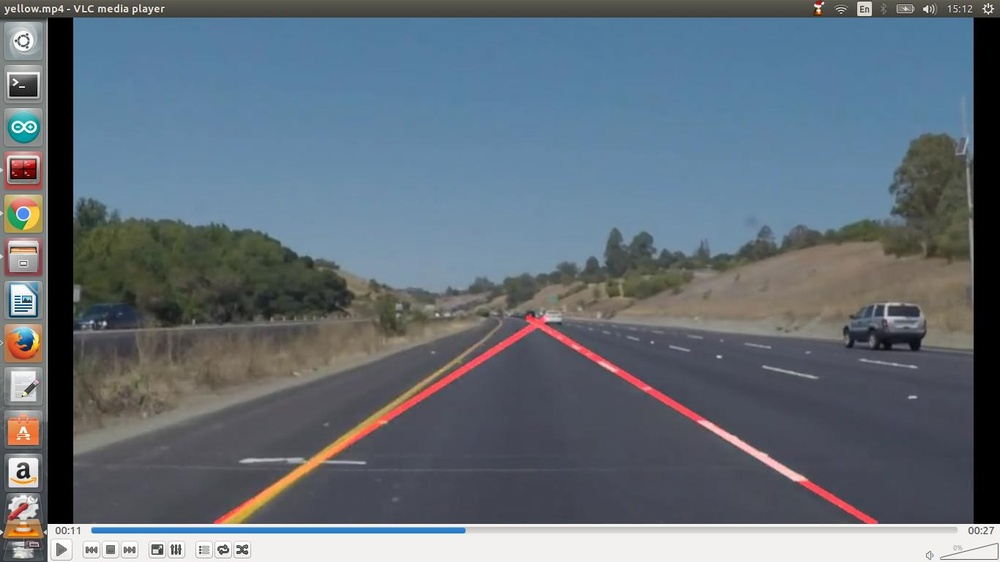
#> input picture test_images/f1.jpg, 1000 x 562 px, shrunk from 1366 x 768 before the run, given in place of solidWhiteRight.jpg, which was not available
$ jupyter execute --allow-errors P1.ipynb   (shell and % lines are left out)   (text cells are left out)
#> lines starting #> are read from the running program, lines starting #| are printed output that depends on the picture; after the words box and inside, x2 and y2 are one past the last pixel; in counts of white or black regions, pixels touching at a corner belong together; pictures that were not available may be replaced by others from this repository, and a replacement may not be noted
[cell 1]
#importing some useful packages
import matplotlib.pyplot as plt
import matplotlib.image as mpimg
import numpy as np
import cv2

[cell 2]
#reading in an image
image = mpimg.imread('test_images/solidWhiteRight.jpg')
#> image is the input picture: shape (562, 1000, 3); mean R, G, B 99.4, 110.8, 121.3
#printing out some stats and plotting
print('This image is:', type(image), 'with dimesions:', image.shape)
#| This image is: <class 'numpy.ndarray'> with dimesions: (562, 1000, 3)
plt.imshow(image)  # if you wanted to show a single color channel image called 'gray', for example, call as plt.imshow(gray, cmap='gray')

[cell 3]
import math

def grayscale(img):
    """Applies the Grayscale transform
    This will return an image with only one color channel
    but NOTE: to see the returned image as grayscale
    (assuming your grayscaled image is called 'gray')
    you should call plt.imshow(gray, cmap='gray')"""
    return cv2.cvtColor(img, cv2.COLOR_RGB2GRAY)
    # Or use BGR2GRAY if you read an image with cv2.imread()
    # return cv2.cvtColor(img, cv2.COLOR_BGR2GRAY)

def canny(img, low_threshold, high_threshold):
    """Applies the Canny transform"""
    return cv2.Canny(img, low_threshold, high_threshold)

def gaussian_blur(img, kernel_size):
    """Applies a Gaussian Noise kernel"""
    return cv2.GaussianBlur(img, (kernel_size, kernel_size), 0)

def region_of_interest(img, vertices):
    """
    Applies an image mask.

    Only keeps the region of the image defined by the polygon
    formed from `vertices`. The rest of the image is set to black.
    """
    #defining a blank mask to start with
    mask = np.zeros_like(img)

    #defining a 3 channel or 1 channel color to fill the mask with depending on the input image
    if len(img.shape) > 2:
        channel_count = img.shape[2]  # i.e. 3 or 4 depending on your image
        ignore_mask_color = (255,) * channel_count
    else:
        ignore_mask_color = 255

    #filling pixels inside the polygon defined by "vertices" with the fill color
    cv2.fillPoly(mask, vertices, ignore_mask_color)

    #returning the image only where mask pixels are nonzero
    masked_image = cv2.bitwise_and(img, mask)
    return masked_image


def draw_lines(img, lines, color=[255, 0, 0], thickness=5):
    """
    NOTE: this is the function you might want to use as a starting point once you want to
    average/extrapolate the line segments you detect to map out the full
    extent of the lane (going from the result shown in raw-lines-example.mp4
    to that shown in P1_example.mp4).

    Think about things like separating line segments by their
    slope ((y2-y1)/(x2-x1)) to decide which segments are part of the left
    line vs. the right line.  Then, you can average the position of each of
    the lines and extrapolate to the top and bottom of the lane.

    This function draws `lines` with `color` and `thickness`.
    Lines are drawn on the image inplace (mutates the image).
    If you want to make the lines semi-transparent, think about combining
    this function with the weighted_img() function below
    """

    right_lines_t_x=list()
    right_lines_b_x=list()

    left_lines_t_x=list()
    left_lines_b_x=list()

    right_lines_t_y=list()
    right_lines_b_y=list()

    left_lines_t_y=list()
    left_lines_b_y=list()


    for line in lines:
        for x1, y1, x2, y2 in line:

            if x1<(img.shape[1]/2):
                left_lines_t_x.append(x1)
                left_lines_b_x.append(x2)
                left_lines_t_y.append(y1)
                left_lines_b_y.append(y2)
            else:
                right_lines_t_x.append(x1)
                right_lines_b_x.append(x2)
                right_lines_t_y.append(y1)
                right_lines_b_y.append(y2)

    y_mid=int(img.shape[0]/2)+50
    y_bottom=img.shape[0]


    if len(left_lines_t_x)>0:
        l_top=[sum(left_lines_t_x)/len(left_lines_t_x), sum(left_lines_t_y)/len(left_lines_t_y)]
        l_bottom=[sum(left_lines_b_x)/len(left_lines_b_x), sum(left_lines_b_y)/len(left_lines_b_y)]
        m_l=(l_top[1]-l_bottom[1])/(l_top[0]-l_bottom[0])

        if m_l<0.0001:
            m_l=0.1
        elif m_l>10000:
            m_l=10000

        b_l=l_top[1]-m_l*l_top[0]
        l_t=[int((y_mid-b_l)/m_l), y_mid]
        l_b=[int((y_bottom-b_l)/m_l), y_bottom]
        cv2.line(img, (l_t[0], l_t[1]), (l_b[0], l_b[1]), color, thickness)

    if len(right_lines_t_x)>0:
        r_top=[sum(right_lines_t_x)/len(right_lines_t_x), sum(right_lines_t_y)/len(right_lines_t_y)]
        r_bottom=[sum(right_lines_b_x)/len(right_lines_b_x), sum(right_lines_b_y)/len(right_lines_b_y)]
        m_r=(r_top[1]-r_bottom[1])/(r_top[0]-r_bottom[0])


        if m_r<0.0001:
            m_r=0.1
        elif m_r>10000:
            m_r=10000

        b_r=r_top[1]-m_r*r_top[0]
        r_t=[int((y_mid-b_r)/m_r), y_mid]
        r_b=[int((y_bottom-b_r)/m_r), y_bottom]
        cv2.line(img, (r_t[0], r_t[1]), (r_b[0], r_b[1]), color, thickness)


def hough_lines(img, rho, theta, threshold, min_line_len, max_line_gap):
    """
    `img` should be the output of a Canny transform.

    Returns an image with hough lines drawn.
    """
    lines = cv2.HoughLinesP(img, rho, theta, threshold, np.array([]), minLineLength=min_line_len, maxLineGap=max_line_gap)
    line_img = np.zeros((img.shape[0], img.shape[1], 3), dtype=np.uint8)
    draw_lines(line_img, lines)
    return line_img

# Python 3 has support for cool math symbols.

def weighted_img(img, initial_img, α=0.8, β=1., λ=0.):
    """
    `img` is the output of the hough_lines(), An image with lines drawn on it.
    Should be a blank image (all black) with lines drawn on it.

    `initial_img` should be the image before any processing.

    The result image is computed as follows:

    initial_img * α + img * β + λ
    NOTE: initial_img and img must be the same shape!
    """
    return cv2.addWeighted(initial_img, α, img, β, λ)

[cell 4]
import os
os.listdir("test_images/")

[cell 5]
# TODO: Build your pipeline that will draw lane lines on the test_images
# then save them to the test_images directory.

image = mpimg.imread('test_images/solidYellowCurve2.jpg')
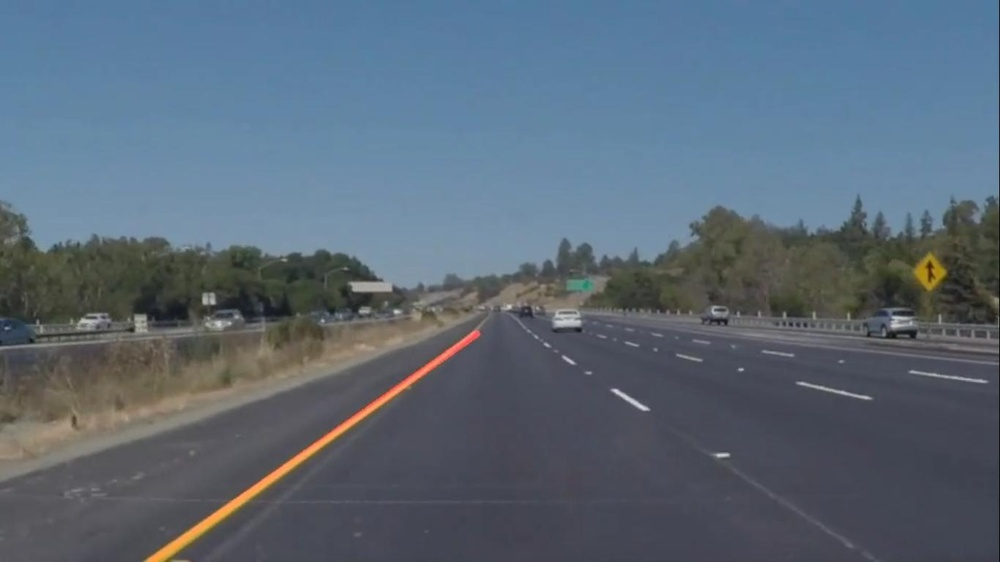
#> input picture test_images/f2.jpg, 1000 x 562 px, shrunk from 1366 x 768 before the run, given in place of solidYellowCurve2.jpg, which was not available
#> image is the input picture: shape (562, 1000, 3); mean R, G, B 90.6, 104.7, 118.8
grey=grayscale(image)
#> in grayscale, `return cv2.cvtColor(img, cv2.COLOR_RGB2GRAY)`:
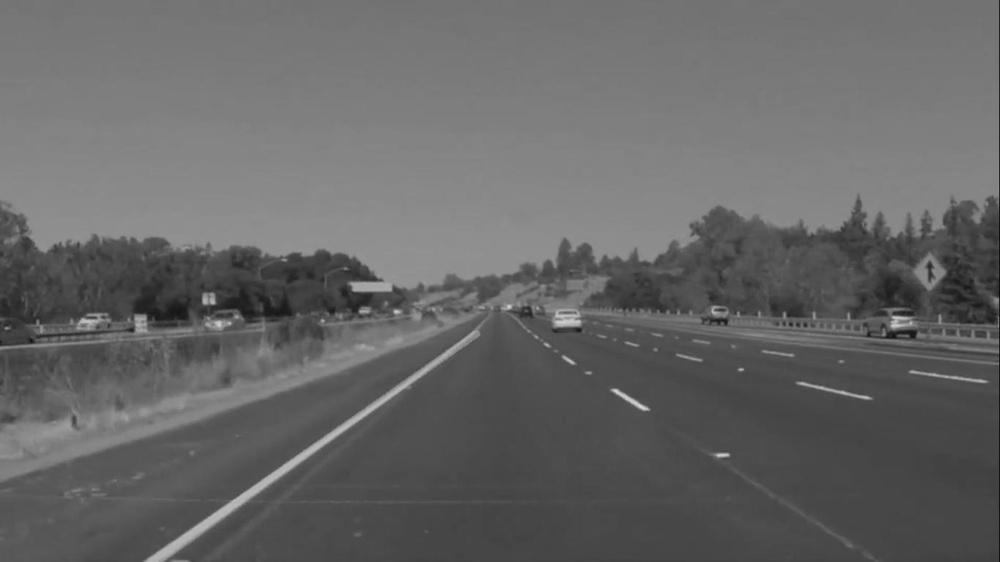
#> returned value: shape (562, 1000); min 7, max 220, mean 102.1

blur_grey=gaussian_blur(grey, 5)

low_threshold = 50
high_threshold = 150

edges=canny(blur_grey, low_threshold, high_threshold)
#> in canny, `return cv2.Canny(img, low_threshold, high_threshold)`:
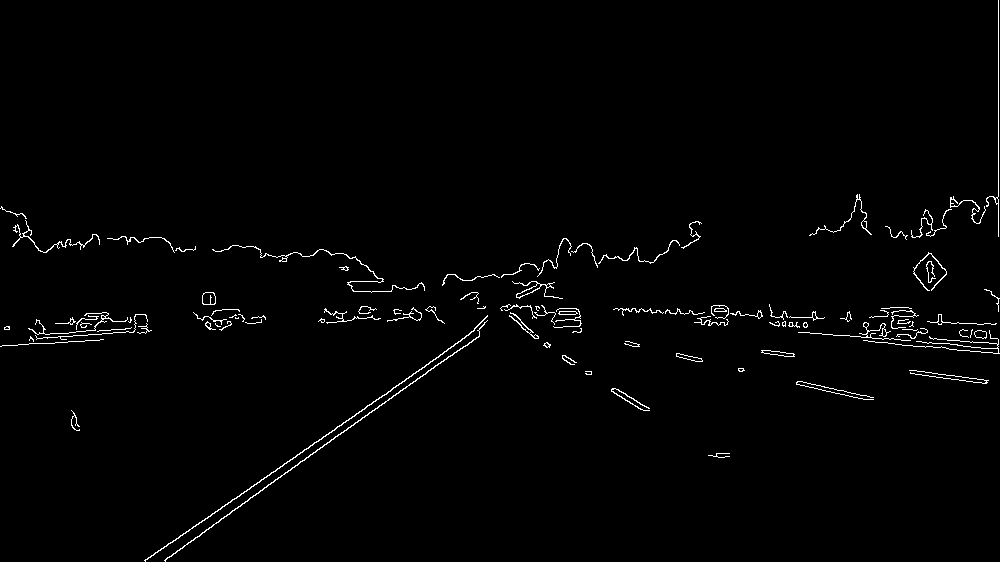
#> returned value: shape (562, 1000); 1.4% white in thin lines or dots

imshape = image.shape
#> imshape = (562, 1000, 3)
vertices = np.array([[(0,imshape[0]),(imshape[1]/2-5, imshape[0]/2+50), (imshape[1]/2+5, imshape[0]/2+50), (imshape[1],imshape[0])]], dtype=np.int32)

masked_img=region_of_interest(edges, vertices)
#> in region_of_interest, `cv2.fillPoly(mask, vertices, ignore_mask_color)`:
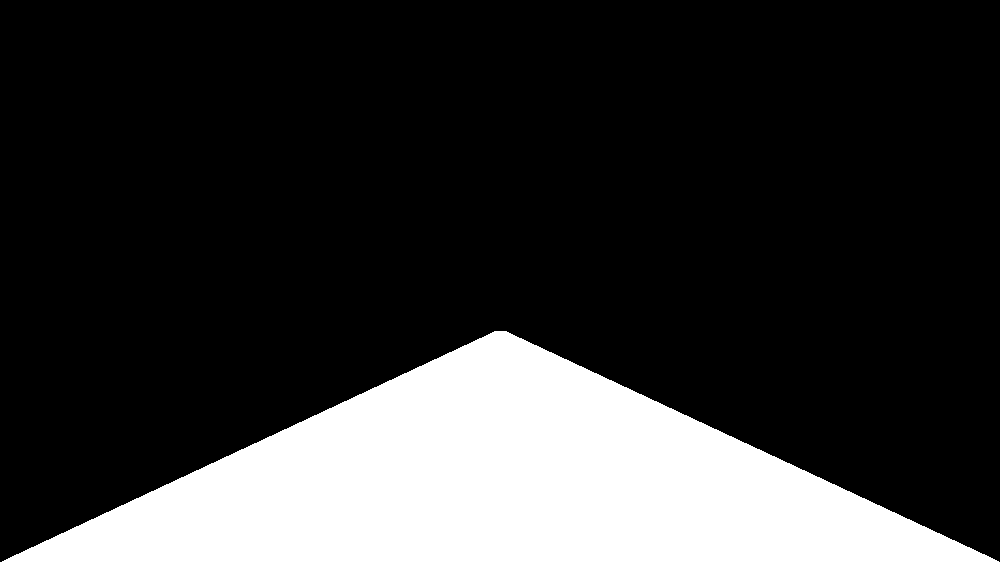
#> mask: shape (562, 1000); 20.8% white; 1 white region, box (x1, y1, x2, y2) and area: (2, 331, 999, 562) 116687
#> in region_of_interest, `masked_image = cv2.bitwise_and(img, mask)`:
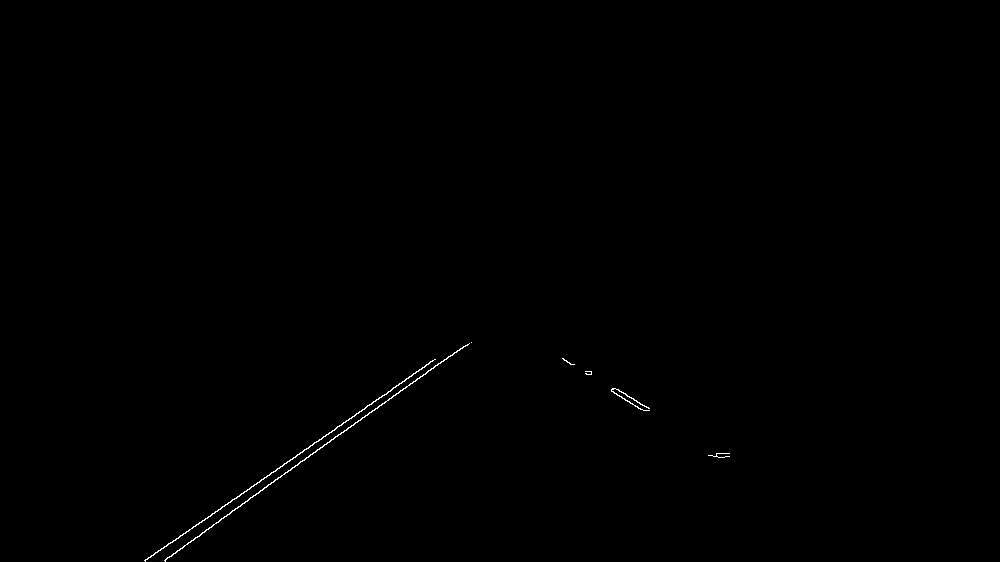
#> masked_image: shape (562, 1000); 0.21% white in thin lines or dots, all inside (x1, y1, x2, y2) = (144, 342, 730, 562)

rho = 1 # distance resolution in pixels of the Hough grid
theta = np.pi/180 # angular resolution in radians of the Hough grid
threshold = 20    # minimum number of votes (intersections in Hough grid cell)
min_line_len = 50 #minimum number of pixels making up a line
max_line_gap = 30 # maximum gap in pixels between connectable line segments

line_img=hough_lines(masked_img, rho, theta, threshold, min_line_len, max_line_gap)
#> in hough_lines, `lines = cv2.HoughLinesP(img, rho, theta, threshold, np.array([]), minL..`: lines = [[145, 561, 434, 359], [250, 497, 471, 342], [147, 559, 430, 361], [562, 358, 640, 409], [300, 461, 467, 344], [167, 557, 273, 482], [564, 359, 648, 408], [275, 471, 435, 359], [164, 560, 229, 514], [587, 371, 649, 408], [213, 524, 315, 452]]
#> the loop in draw_lines, `for line in lines:` made 11 passes
#> after the loop in draw_lines, `for line in lines:`: left_lines_b_x = [434, 471, 430, 467, 273, 435, 229, 315]; left_lines_b_y = [359, 342, 361, 344, 482, 359, 514, 452]; left_lines_t_x = [145, 250, 147, 300, 167, 275, 164, 213]; left_lines_t_y = [561, 497, 559, 461, 557, 471, 560, 524]; right_lines_b_x = [640, 648, 649]; right_lines_b_y = [409, 408, 408]; right_lines_t_x = [562, 564, 587]; right_lines_t_y = [358, 359, 371]
#> in draw_lines, `l_top=[sum(left_lines_t_x)/len(left_lines_t_x), sum(left_lines_t_y)/le..`: l_top = [207.6, 523.8]
#> in draw_lines, `l_bottom=[sum(left_lines_b_x)/len(left_lines_b_x), sum(left_lines_b_y)..`: l_bottom = [381.8, 401.6]
#> in draw_lines, `m_l=(l_top[1]-l_bottom[1])/(l_top[0]-l_bottom[0])`: m_l = -0.701
#> in draw_lines, `b_l=l_top[1]-m_l*l_top[0]`: b_l = 503
#> in draw_lines, `l_t=[int((y_mid-b_l)/m_l), y_mid]`: l_t = [-1719, 331]
#> in draw_lines, `l_b=[int((y_bottom-b_l)/m_l), y_bottom]`: l_b = [590, 562]
#> in draw_lines, `r_top=[sum(right_lines_t_x)/len(right_lines_t_x), sum(right_lines_t_y)..`: r_top = [571, 362.7]
#> in draw_lines, `r_bottom=[sum(right_lines_b_x)/len(right_lines_b_x), sum(right_lines_b..`: r_bottom = [645.7, 408.3]
#> in draw_lines, `m_r=(r_top[1]-r_bottom[1])/(r_top[0]-r_bottom[0])`: m_r = 0.612
#> in draw_lines, `b_r=r_top[1]-m_r*r_top[0]`: b_r = 13.44
#> in draw_lines, `r_t=[int((y_mid-b_r)/m_r), y_mid]`: r_t = [519, 331]
#> in draw_lines, `r_b=[int((y_bottom-b_r)/m_r), y_bottom]`: r_b = [896, 562]
#> in draw_lines, `cv2.line(img, (r_t[0], r_t[1]), (r_b[0], r_b[1]), color, thickness)`:
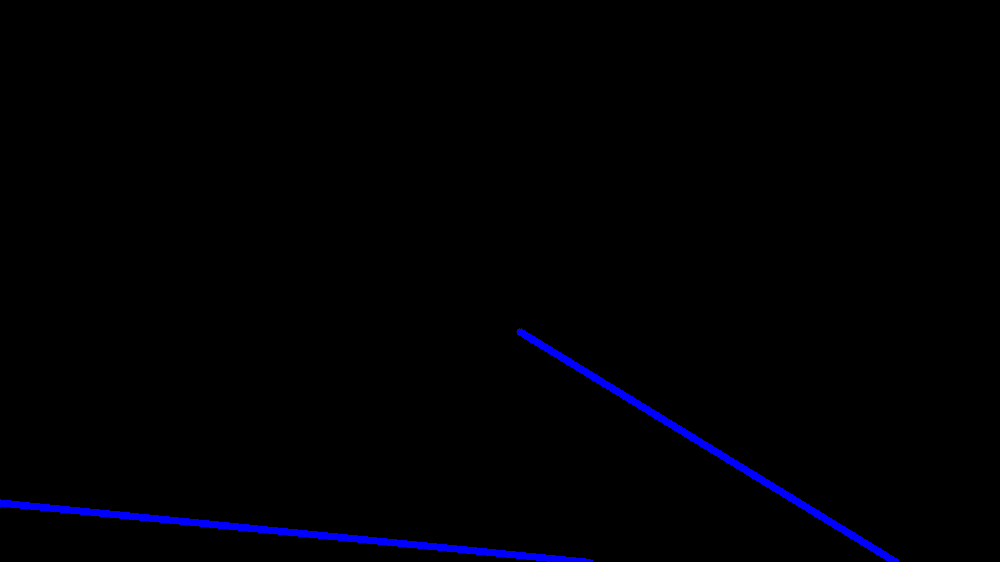
#> img: shape (562, 1000, 3); mean of channels 0, 1, 2 3.3, 0, 0; drawn as B, G, R

result_img=weighted_img(line_img, image,)
#> in weighted_img, `return cv2.addWeighted(initial_img, α, img, β, λ)`:
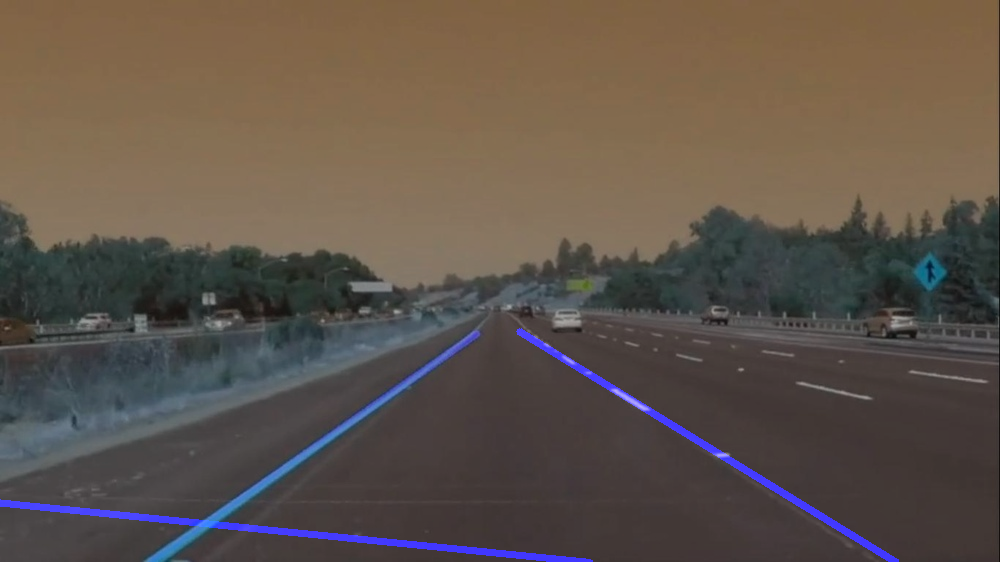
#> returned value: shape (562, 1000, 3); mean of channels 0, 1, 2 74.9, 83.8, 95; drawn as B, G, R

plt.imshow(result_img)
mpimg.imsave("solidYellowCurve2-after.jpg", result_img)
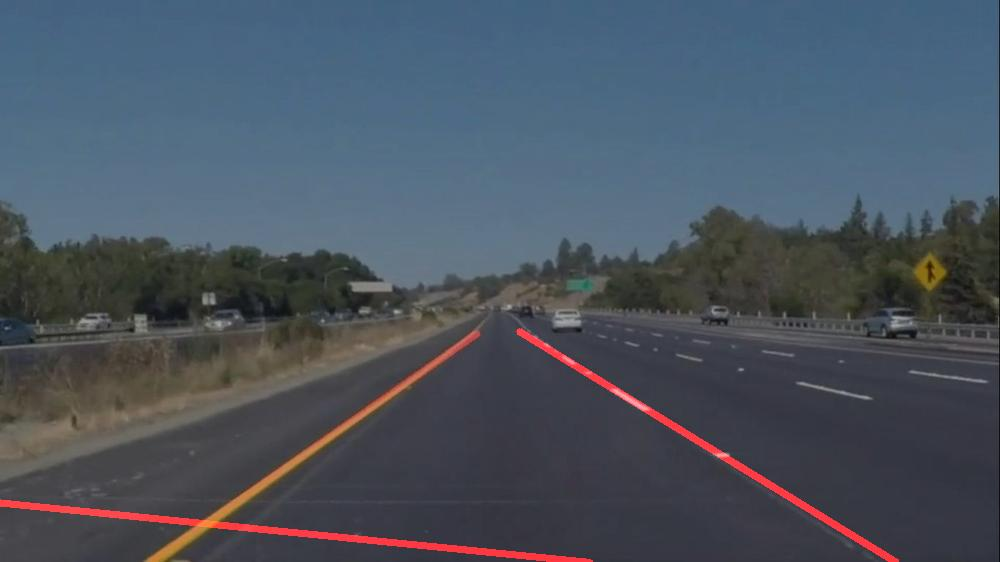
#> saved as solidYellowCurve2-after.jpg: shape (562, 1000, 3); mean R, G, B 75, 83.7, 95.3
